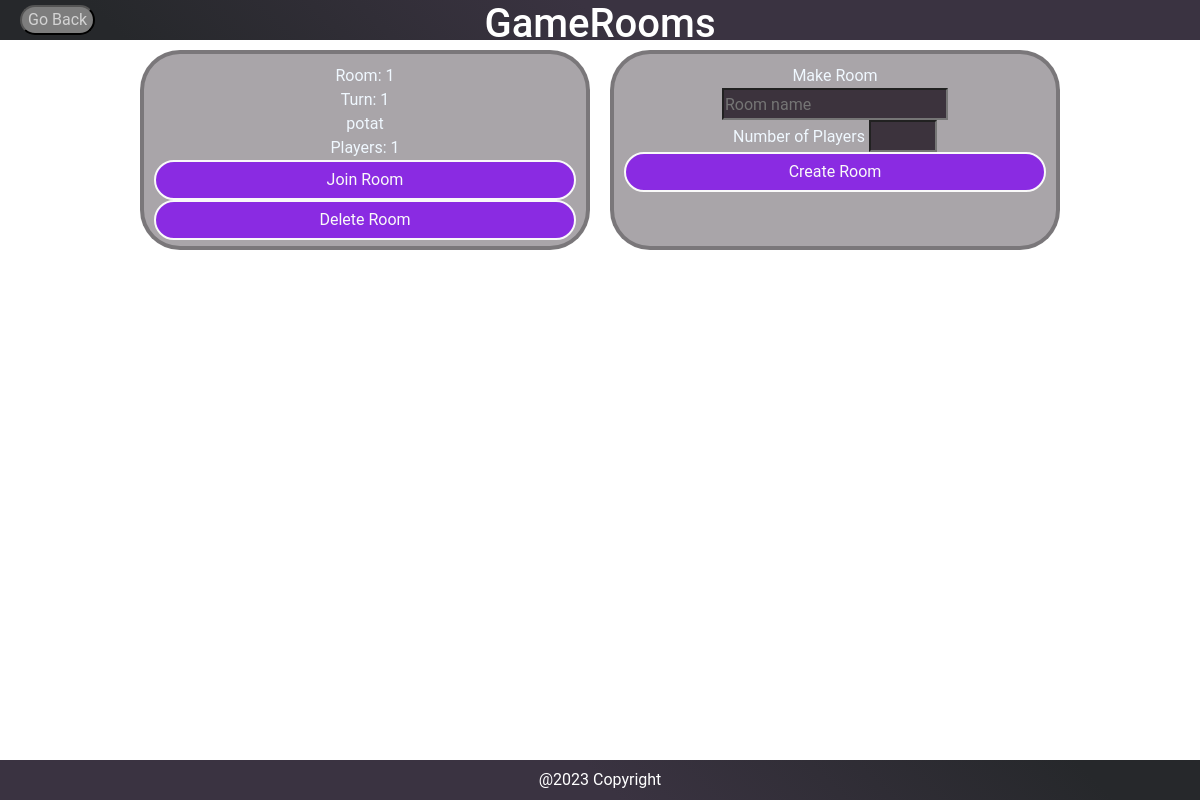
The page /rooms (signed in) on the database its author committed.
### app/models.py (models this page shows, shortened)
class GameRoom(db.Model):
    username = db.Column(
        db.String(64), db.ForeignKey("user.username"), index=True
    )
    roomID = db.Column(db.Integer, unique=True, primary_key = True)
    roomName = db.Column(db.String(30))
    playerNumber = db.Column(db.Integer)
    turnNumber = db.Column(db.Integer)
    scenario = db.Column(db.String)

### app/routes.py (the view)
@app.route("/rooms", methods=['GET', 'POST'])
@login_required
def rooms():
    return handleRooms()

### app/controller.py (called while the page is built)
def handleRooms():
    user = User.query.filter_by(username=current_user.username).first_or_404()
    rooms = GameRoom.query.all()
    return render_template('rooms.html', user=user, rooms=rooms)

### app/models.py (called while the page is built)
    @login.user_loader
    def load_user(id):
        return User.query.get(int(id))

### app/templates/rooms.html (shortened to what this page needs)
{% extends 'baseHTML.html' %}
    {%block main%}
    <div class="container-fluid" id="topPage" >
        <button onclick = "window.open('/', '_parent')" id="GRbackButton" class="backButton"> Go Back</button>
        <h1 style="color:white">GameRooms</h1>
    </div>
    <div id="midPage" class="container-fluid">
        <div class="centerItems" >
            {%for room in rooms%}
            <div class="gameNodes">Room: {{room.roomID}}<br>Turn: {{room.turnNumber}} <br> {{room.roomName}} <br> Players: {{room.playerNumber}} <br>
                <form action="{{ url_for('joinRoom')}}" method="POST">
                    <input type="submit" value="Join Room">
                  </form>
                <form action="{{ url_for('deleteRoom')}}" method="POST">
                    <input type="submit" value="Delete Room">
                  </form>
            </div>
            {%endfor%}
            <div class="gameNodes">
                <div>
                    <form action="{{ url_for('createRoom', username=user.username) }}" method="POST">
                        Make Room<br>
                        <input type="text" name="room_name" placeholder="Room name" required><br>
                        Number of Players
                        <input type="number" name="num_players" min="1" max="4" required><br>
                        <input type="submit" value="Create Room">
                    </form>
                </div>
            </div>
        </div>
    </div>
    <div class="container-fluid" id="botPage">
        <div style="padding-top: 1vh; color:white">@2023 Copyright</div>
    </div>
{% endblock %}

### app/static/css/loginPage.css (style rules this page uses)
input[type="submit"] { height: 40px; width: 100%; border: 2px solid; background: blueviolet; color: #f9f9f9; font: 18px; border-radius: 25px; cursor: pointer; outline: none; }

### app/static/css/signup.css (style rules this page uses)
input[type="submit"] { height: 40px; width: 100%; border: 2px solid; background: blueviolet; color: #f9f9f9; font: 18px; border-radius: 25px; cursor: pointer; outline: none; }

### app/static/css/mainPageStyle.css (style rules this page uses)
:root { --primary-color: #3a3341; --secondary-color: #26282B; --text-color: #ffffff; }
body { background: linear-gradient(225deg,rgb(63, 55, 71) 50%,rgb(38, 40, 43) 90%); font-family: 'Roboto', sans-serif; margin: 0; padding: 0; height: 100vh; }
#midPage { background-color: white; height: 90vh; text-align: center; animation-name: backgroundAni,entrance; animation-duration: 20s,2s; animation-iteration-count: infinite, 1; }
input { background-color:rgb(60, 51, 61); color: #aeaeae; height: 4vh; padding:1px; font-size: 2vh; }
#GRbackButton { position: absolute; left: 20px; top: 5px; }
.backButton { border-radius: 20px; background-color: rgb(125, 125, 125); color: lightgray; }
.gameNodes { border: rgb(52, 52, 52,0.4) 4px solid; border-radius: 40px; height: 200px; width: 450px; background-color: rgb(41, 32, 41, 0.4); color: aliceblue; padding: 10px; margin:10px; font-size:medium; }
#topPage { background-image: linear-gradient(225deg,var(--primary-color) 50%,var(--secondary-color) 90%); }
#botPage { background-image: linear-gradient(45deg,var(--primary-color) 50%,var(--secondary-color) 90%); }
#botPage, #topPage { text-align: center; height: 5vh; }
#midPage { max-height: 90vh; overflow-y: auto; }
.centerItems { display: flex; flex-wrap: wrap; justify-content: center; align-items: center; }

### app/static/css/profile.css (style rules this page uses)
body { background-image: url("/static/img/test1.jpg"); }

### rows shown on the page
GameRoom: roomID "1", turnNumber "1", roomName "potat", playerNumber "1"
